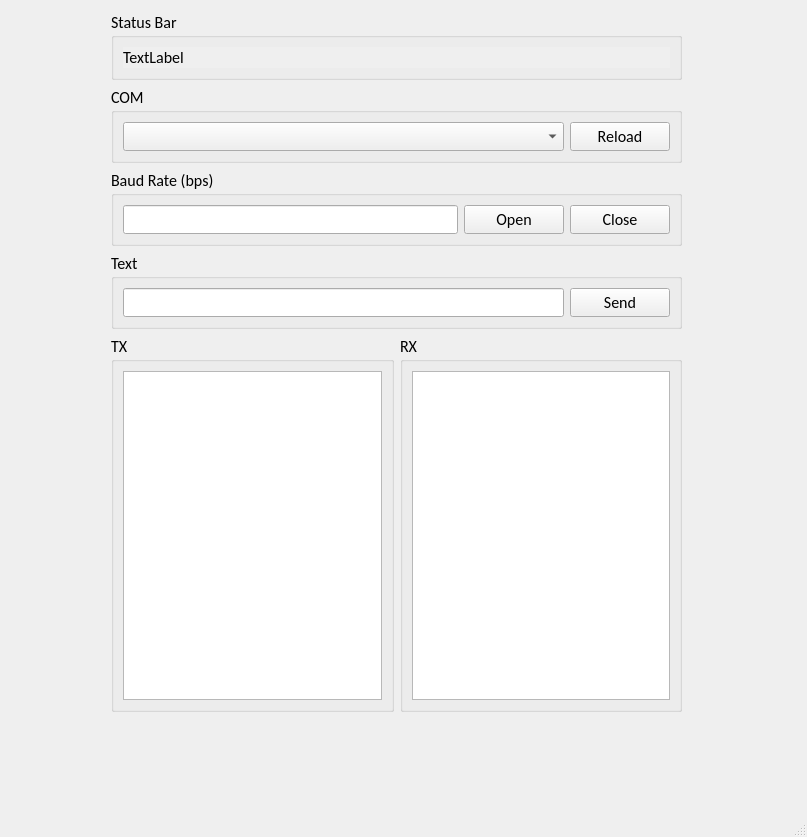
<?xml version="1.0" encoding="UTF-8"?>
<ui version="4.0">
 <class>MainWindow</class>
 <widget class="QMainWindow" name="MainWindow">
  <property name="geometry">
   <rect>
    <x>0</x>
    <y>0</y>
    <width>807</width>
    <height>837</height>
   </rect>
  </property>
  <property name="windowTitle">
   <string>MainWindow</string>
  </property>
  <widget class="QWidget" name="centralwidget">
   <widget class="QWidget" name="layoutWidget">
    <property name="geometry">
     <rect>
      <x>111</x>
      <y>11</y>
      <width>571</width>
      <height>701</height>
     </rect>
    </property>
    <layout class="QVBoxLayout" name="verticalLayout_7">
     <item>
      <widget class="QGroupBox" name="groupBox">
       <property name="font">
        <font>
         <family>Calibri</family>
         <pointsize>12</pointsize>
        </font>
       </property>
       <property name="title">
        <string>Status Bar</string>
       </property>
       <layout class="QVBoxLayout" name="verticalLayout">
        <item>
         <widget class="QLabel" name="label">
          <property name="palette">
           <palette>
            <active>
             <colorrole role="Base">
              <brush brushstyle="SolidPattern">
               <color alpha="255">
                <red>255</red>
                <green>255</green>
                <blue>255</blue>
               </color>
              </brush>
             </colorrole>
            </active>
            <inactive>
             <colorrole role="Base">
              <brush brushstyle="SolidPattern">
               <color alpha="255">
                <red>144</red>
                <green>238</green>
                <blue>144</blue>
               </color>
              </brush>
             </colorrole>
            </inactive>
            <disabled>
             <colorrole role="Base">
              <brush brushstyle="SolidPattern">
               <color alpha="255">
                <red>240</red>
                <green>240</green>
                <blue>240</blue>
               </color>
              </brush>
             </colorrole>
            </disabled>
           </palette>
          </property>
          <property name="autoFillBackground">
           <bool>true</bool>
          </property>
          <property name="frameShadow">
           <enum>QFrame::Plain</enum>
          </property>
          <property name="text">
           <string>TextLabel</string>
          </property>
          <property name="scaledContents">
           <bool>false</bool>
          </property>
         </widget>
        </item>
       </layout>
      </widget>
     </item>
     <item>
      <widget class="QGroupBox" name="groupBox_2">
       <property name="font">
        <font>
         <family>Calibri</family>
         <pointsize>12</pointsize>
        </font>
       </property>
       <property name="title">
        <string>COM</string>
       </property>
       <layout class="QVBoxLayout" name="verticalLayout_2">
        <item>
         <layout class="QHBoxLayout" name="horizontalLayout">
          <item>
           <widget class="QComboBox" name="comboBox">
            <property name="minimumSize">
             <size>
              <width>300</width>
              <height>0</height>
             </size>
            </property>
           </widget>
          </item>
          <item>
           <widget class="QPushButton" name="pushButton">
            <property name="minimumSize">
             <size>
              <width>100</width>
              <height>0</height>
             </size>
            </property>
            <property name="maximumSize">
             <size>
              <width>100</width>
              <height>16777215</height>
             </size>
            </property>
            <property name="text">
             <string>Reload</string>
            </property>
           </widget>
          </item>
         </layout>
        </item>
       </layout>
      </widget>
     </item>
     <item>
      <widget class="QGroupBox" name="groupBox_3">
       <property name="font">
        <font>
         <family>Calibri</family>
         <pointsize>12</pointsize>
        </font>
       </property>
       <property name="title">
        <string>Baud Rate (bps)</string>
       </property>
       <layout class="QVBoxLayout" name="verticalLayout_3">
        <item>
         <layout class="QHBoxLayout" name="horizontalLayout_2">
          <item>
           <widget class="QLineEdit" name="lineEdit">
            <property name="minimumSize">
             <size>
              <width>200</width>
              <height>0</height>
             </size>
            </property>
           </widget>
          </item>
          <item>
           <widget class="QPushButton" name="pushButton_2">
            <property name="minimumSize">
             <size>
              <width>100</width>
              <height>0</height>
             </size>
            </property>
            <property name="text">
             <string>Open</string>
            </property>
           </widget>
          </item>
          <item>
           <widget class="QPushButton" name="pushButton_3">
            <property name="minimumSize">
             <size>
              <width>100</width>
              <height>0</height>
             </size>
            </property>
            <property name="text">
             <string>Close</string>
            </property>
           </widget>
          </item>
         </layout>
        </item>
       </layout>
      </widget>
     </item>
     <item>
      <widget class="QGroupBox" name="groupBox_4">
       <property name="font">
        <font>
         <family>Calibri</family>
         <pointsize>12</pointsize>
        </font>
       </property>
       <property name="title">
        <string>Text</string>
       </property>
       <layout class="QVBoxLayout" name="verticalLayout_4">
        <item>
         <layout class="QHBoxLayout" name="horizontalLayout_3">
          <item>
           <widget class="QLineEdit" name="lineEdit_2"/>
          </item>
          <item>
           <widget class="QPushButton" name="pushButton_4">
            <property name="minimumSize">
             <size>
              <width>100</width>
              <height>0</height>
             </size>
            </property>
            <property name="text">
             <string>Send</string>
            </property>
           </widget>
          </item>
         </layout>
        </item>
       </layout>
      </widget>
     </item>
     <item>
      <layout class="QHBoxLayout" name="horizontalLayout_4">
       <item>
        <widget class="QGroupBox" name="groupBox_5">
         <property name="font">
          <font>
           <family>Calibri</family>
           <pointsize>12</pointsize>
          </font>
         </property>
         <property name="title">
          <string>TX</string>
         </property>
         <layout class="QVBoxLayout" name="verticalLayout_5">
          <item>
           <widget class="QListWidget" name="listWidget">
            <property name="minimumSize">
             <size>
              <width>0</width>
              <height>300</height>
             </size>
            </property>
           </widget>
          </item>
         </layout>
        </widget>
       </item>
       <item>
        <widget class="QGroupBox" name="groupBox_6">
         <property name="font">
          <font>
           <family>Calibri</family>
           <pointsize>12</pointsize>
          </font>
         </property>
         <property name="title">
          <string>RX</string>
         </property>
         <layout class="QVBoxLayout" name="verticalLayout_6">
          <item>
           <widget class="QListWidget" name="listWidget_2">
            <property name="minimumSize">
             <size>
              <width>0</width>
              <height>300</height>
             </size>
            </property>
           </widget>
          </item>
         </layout>
        </widget>
       </item>
      </layout>
     </item>
    </layout>
   </widget>
  </widget>
  <widget class="QMenuBar" name="menubar">
   <property name="geometry">
    <rect>
     <x>0</x>
     <y>0</y>
     <width>807</width>
     <height>26</height>
    </rect>
   </property>
  </widget>
  <widget class="QStatusBar" name="statusbar"/>
 </widget>
 <resources/>
 <connections/>
</ui>
